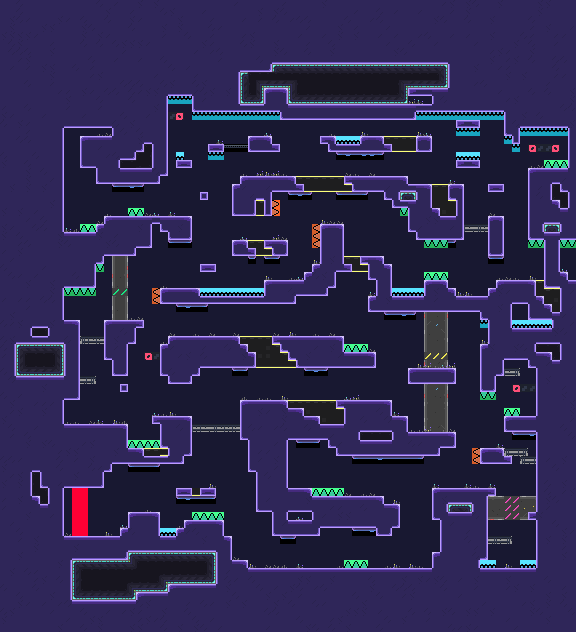

Tiled map render using the project's own tile images. Description and the map definition, with tile-layer contents summarised, below:
An orthogonal 72x79 tile map with 8x8 px tiles, 29 tile layers (Start_Goal, Indestrial_values, Indestrial, Deco3_values, ...), 29 tilesets.

<map version="1.4" tiledversion="1.4.2" orientation="orthogonal" renderorder="right-down" compressionlevel="0" width="72" height="79" tilewidth="8" tileheight="8" infinite="0" backgroundcolor="#181831" nextlayerid="30" nextobjectid="1"><tileset firstgid="1" name="Structure_1" tilewidth="8" tileheight="8" tilecount="90" columns="3" objectalignment="topleft" margin="0" spacing="0"><image source="..\..\tilemap_0125.png" width="24" height="240" /></tileset><tileset firstgid="91" name="Obstacles" tilewidth="8" tileheight="8" tilecount="8" columns="2" objectalignment="topleft" margin="0" spacing="0"><image source="..\..\aseprite files\obstacles\Spike\spike.png" width="16" height="32" /></tileset><tileset firstgid="99" name="Deco1" tilewidth="8" tileheight="8" tilecount="6" columns="2" objectalignment="topleft" margin="0" spacing="0"><image source="..\..\New Piskel (6).png" width="16" height="24" /></tileset><tileset firstgid="105" name="Wall_vertical" tilewidth="8" tileheight="8" tilecount="48" columns="2" objectalignment="topleft" margin="0" spacing="0"><image source="..\..\aseprite files\wall.png" width="16" height="192" /></tileset><tileset firstgid="153" name="Wall_horizontal" tilewidth="8" tileheight="8" tilecount="48" columns="24" objectalignment="topleft" margin="0" spacing="0"><image source="..\..\aseprite files\wall_horizontal.png" width="192" height="16" /></tileset><tileset firstgid="201" name="Deco2" tilewidth="8" tileheight="8" tilecount="4096" columns="64" objectalignment="topleft" margin="0" spacing="0"><image source="..\..\aseprite files\industrial.v2.png" width="512" height="512" /></tileset><tileset firstgid="4297" name="Deco3" tilewidth="8" tileheight="8" tilecount="16" columns="4" objectalignment="topleft" margin="0" spacing="0"><image source="..\..\aseprite files\deco3.png" width="32" height="32" /></tileset><tileset firstgid="4313" name="Structure_2" tilewidth="8" tileheight="8" tilecount="48" columns="3" objectalignment="topleft" margin="0" spacing="0"><image source="..\..\tilemap_0124.png" width="24" height="128" /></tileset><tileset firstgid="4361" name="Structure2" tilewidth="8" tileheight="8" tilecount="1" columns="1" objectalignment="topleft"><image source="Structure2.intgrid.png" width="8" height="8" /></tileset><tileset firstgid="4362" name="Obstacles" tilewidth="8" tileheight="8" tilecount="6" columns="6" objectalignment="topleft"><image source="Obstacles.intgrid.png" width="48" height="8" /></tileset><tileset firstgid="4368" name="Structure1" tilewidth="8" tileheight="8" tilecount="6" columns="6" objectalignment="topleft"><image source="Structure1.intgrid.png" width="48" height="8" /></tileset><tileset firstgid="4374" name="Portal" tilewidth="8" tileheight="8" tilecount="1" columns="1" objectalignment="topleft"><image source="Portal.intgrid.png" width="8" height="8" /></tileset><tileset firstgid="4375" name="Reverse_Gravity" tilewidth="8" tileheight="8" tilecount="1" columns="1" objectalignment="topleft"><image source="Reverse_Gravity.intgrid.png" width="8" height="8" /></tileset><tileset firstgid="4376" name="Lasers" tilewidth="8" tileheight="8" tilecount="1" columns="1" objectalignment="topleft"><image source="Lasers.intgrid.png" width="8" height="8" /></tileset><tileset firstgid="4377" name="JumpPad" tilewidth="8" tileheight="8" tilecount="1" columns="1" objectalignment="topleft"><image source="JumpPad.intgrid.png" width="8" height="8" /></tileset><tileset firstgid="4378" name="Wall_horizontal" tilewidth="8" tileheight="8" tilecount="2" columns="2" objectalignment="topleft"><image source="Wall_horizontal.intgrid.png" width="16" height="8" /></tileset><tileset firstgid="4380" name="Wall_horizontal2" tilewidth="8" tileheight="8" tilecount="2" columns="2" objectalignment="topleft"><image source="Wall_horizontal2.intgrid.png" width="16" height="8" /></tileset><tileset firstgid="4382" name="Wall_horizontal3" tilewidth="8" tileheight="8" tilecount="2" columns="2" objectalignment="topleft"><image source="Wall_horizontal3.intgrid.png" width="16" height="8" /></tileset><tileset firstgid="4384" name="Wall_horizontal4" tilewidth="8" tileheight="8" tilecount="2" columns="2" objectalignment="topleft"><image source="Wall_horizontal4.intgrid.png" width="16" height="8" /></tileset><tileset firstgid="4386" name="Wall_horizontal5" tilewidth="8" tileheight="8" tilecount="2" columns="2" objectalignment="topleft"><image source="Wall_horizontal5.intgrid.png" width="16" height="8" /></tileset><tileset firstgid="4388" name="Wall_vertical" tilewidth="8" tileheight="8" tilecount="2" columns="2" objectalignment="topleft"><image source="Wall_vertical.intgrid.png" width="16" height="8" /></tileset><tileset firstgid="4390" name="Wall_vertical_2" tilewidth="8" tileheight="8" tilecount="2" columns="2" objectalignment="topleft"><image source="Wall_vertical_2.intgrid.png" width="16" height="8" /></tileset><tileset firstgid="4392" name="Wall_vertical_3" tilewidth="8" tileheight="8" tilecount="2" columns="2" objectalignment="topleft"><image source="Wall_vertical_3.intgrid.png" width="16" height="8" /></tileset><tileset firstgid="4394" name="Wall_vertical_4" tilewidth="8" tileheight="8" tilecount="2" columns="2" objectalignment="topleft"><image source="Wall_vertical_4.intgrid.png" width="16" height="8" /></tileset><tileset firstgid="4396" name="Wall_vertical_5" tilewidth="8" tileheight="8" tilecount="2" columns="2" objectalignment="topleft"><image source="Wall_vertical_5.intgrid.png" width="16" height="8" /></tileset><tileset firstgid="4398" name="Wind" tilewidth="8" tileheight="8" tilecount="1" columns="1" objectalignment="topleft"><image source="Wind.intgrid.png" width="8" height="8" /></tileset><tileset firstgid="4399" name="Deco3" tilewidth="8" tileheight="8" tilecount="1" columns="1" objectalignment="topleft"><image source="Deco3.intgrid.png" width="8" height="8" /></tileset><tileset firstgid="4400" name="Indestrial" tilewidth="8" tileheight="8" tilecount="3" columns="3" objectalignment="topleft"><image source="Indestrial.intgrid.png" width="24" height="8" /></tileset><tileset firstgid="4403" name="Start_Goal" tilewidth="8" tileheight="8" tilecount="2" columns="2" objectalignment="topleft"><image source="Start_Goal.intgrid.png" width="16" height="8" /></tileset><layer id="1" name="Start_Goal" width="72" height="79" opacity="1"><data>[5688 cells, 22 non-empty, 2 distinct tile ids]</data></layer><layer id="2" name="Indestrial_values" width="72" height="79" opacity="1"><data>[5688 cells, 69 non-empty, 3 distinct tile ids]</data></layer><layer id="3" name="Indestrial" width="72" height="79" opacity="1"><data>[5688 cells, 69 non-empty, 10 distinct tile ids]</data></layer><layer id="4" name="Deco3_values" width="72" height="79" opacity="1"><data>[5688 cells, 77 non-empty, 1 distinct tile ids]</data></layer><layer id="5" name="Deco3" width="72" height="79" opacity="1"><data>[5688 cells, 77 non-empty, 4 distinct tile ids]</data></layer><layer id="6" name="Wind_values" width="72" height="79" opacity="1"><data>[5688 cells, 0 non-empty, 0 distinct tile ids]</data></layer><layer id="7" name="Wall_vertical_5_values" width="72" height="79" opacity="1"><data>[5688 cells, 0 non-empty, 0 distinct tile ids]</data></layer><layer id="8" name="Wall_vertical_4_values" width="72" height="79" opacity="1"><data>[5688 cells, 0 non-empty, 0 distinct tile ids]</data></layer><layer id="9" name="Wall_vertical_3_values" width="72" height="79" opacity="1"><data>[5688 cells, 0 non-empty, 0 distinct tile ids]</data></layer><layer id="10" name="Wall_vertical_2_values" width="72" height="79" opacity="1"><data>[5688 cells, 54 non-empty, 2 distinct tile ids]</data></layer><layer id="11" name="Wall_vertical_2" width="72" height="79" opacity="1"><data>[5688 cells, 54 non-empty, 21 distinct tile ids]</data></layer><layer id="12" name="Wall_vertical_values" width="72" height="79" opacity="1"><data>[5688 cells, 20 non-empty, 2 distinct tile ids]</data></layer><layer id="13" name="Wall_vertical" width="72" height="79" opacity="1"><data>[5688 cells, 20 non-empty, 9 distinct tile ids]</data></layer><layer id="14" name="Wall_horizontal5_values" width="72" height="79" opacity="1"><data>[5688 cells, 0 non-empty, 0 distinct tile ids]</data></layer><layer id="15" name="Wall_horizontal4_values" width="72" height="79" opacity="1"><data>[5688 cells, 0 non-empty, 0 distinct tile ids]</data></layer><layer id="16" name="Wall_horizontal3_values" width="72" height="79" opacity="1"><data>[5688 cells, 0 non-empty, 0 distinct tile ids]</data></layer><layer id="17" name="Wall_horizontal2_values" width="72" height="79" opacity="1"><data>[5688 cells, 1 non-empty, 1 distinct tile ids]</data></layer><layer id="18" name="Wall_horizontal2" width="72" height="79" opacity="1"><data>[5688 cells, 1 non-empty, 1 distinct tile ids]</data></layer><layer id="19" name="Wall_horizontal_values" width="72" height="79" opacity="1"><data>[5688 cells, 27 non-empty, 2 distinct tile ids]</data></layer><layer id="20" name="Wall_horizontal" width="72" height="79" opacity="1"><data>[5688 cells, 27 non-empty, 15 distinct tile ids]</data></layer><layer id="21" name="JumpPad" width="72" height="79" opacity="1"><data>[5688 cells, 0 non-empty, 0 distinct tile ids]</data></layer><layer id="22" name="Lasers" width="72" height="79" opacity="1"><data>[5688 cells, 0 non-empty, 0 distinct tile ids]</data></layer><layer id="23" name="Reverse_Gravity" width="72" height="79" opacity="1"><data>[5688 cells, 0 non-empty, 0 distinct tile ids]</data></layer><layer id="24" name="Portal" width="72" height="79" opacity="1"><data>[5688 cells, 0 non-empty, 0 distinct tile ids]</data></layer><layer id="25" name="Structure1_values" width="72" height="79" opacity="1"><data>[5688 cells, 3538 non-empty, 4 distinct tile ids]</data></layer><layer id="26" name="Structure1" width="72" height="79" opacity="1"><data>[5688 cells, 3676 non-empty, 37 distinct tile ids]</data></layer><layer id="27" name="Obstacles_values" width="72" height="79" opacity="1"><data>[5688 cells, 123 non-empty, 6 distinct tile ids]</data></layer><layer id="28" name="Obstacles" width="72" height="79" opacity="1"><data>[5688 cells, 123 non-empty, 6 distinct tile ids]</data></layer><layer id="29" name="Structure2_values" width="72" height="79" opacity="1"><data>[5688 cells, 0 non-empty, 0 distinct tile ids]</data></layer></map>
